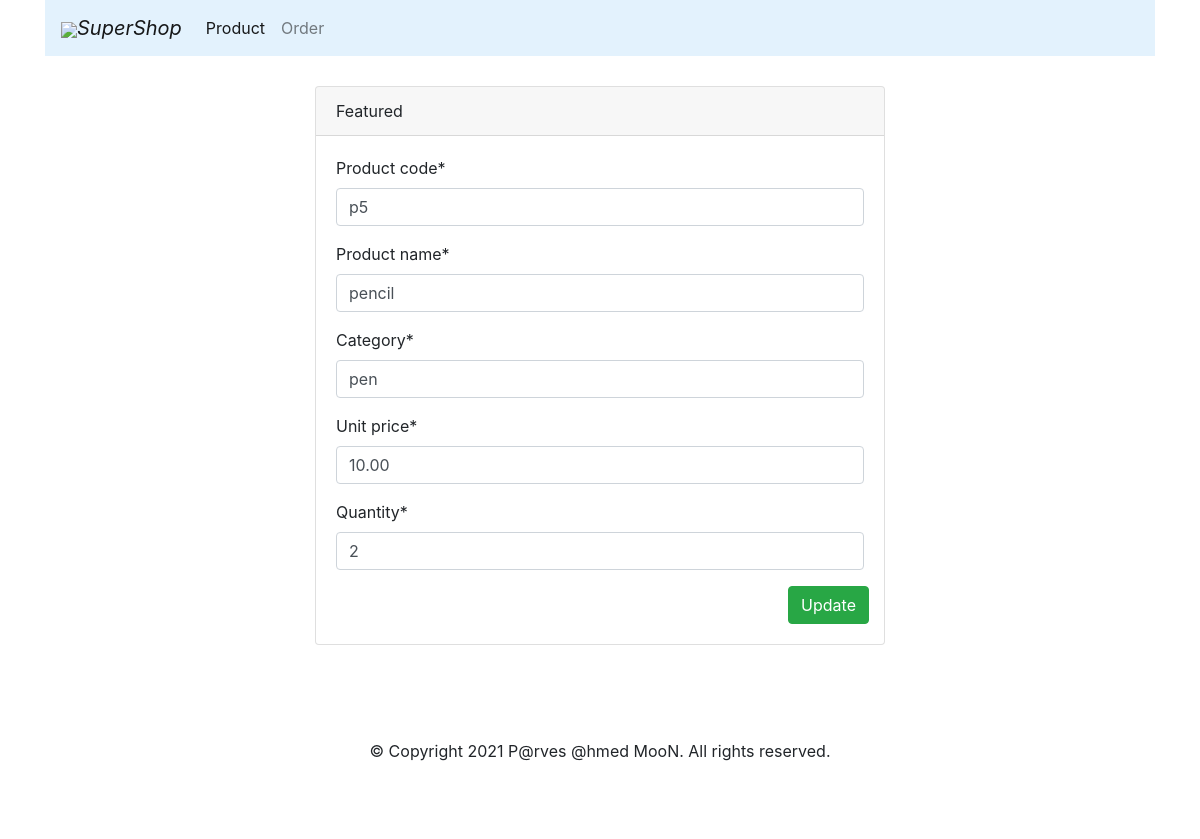
Page /product/product_update/4/ on the earlier database version.
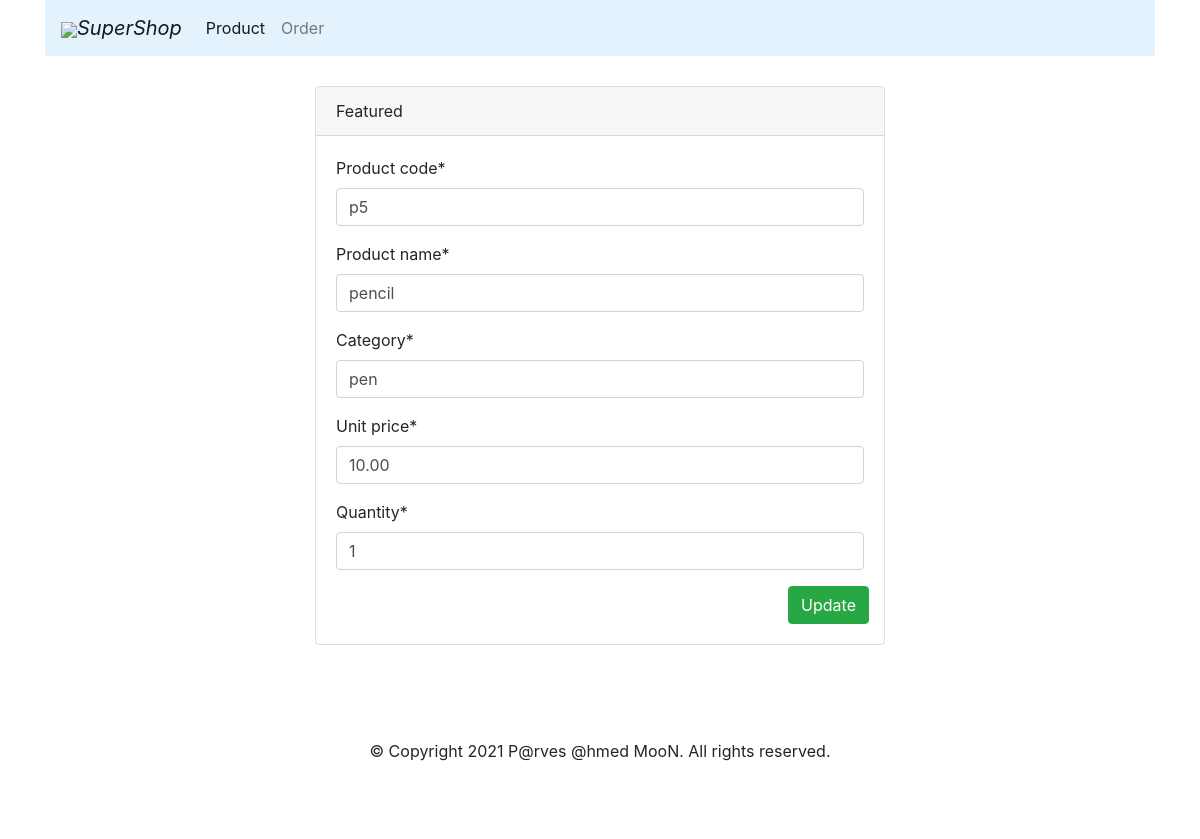
Same page on the later database version.
### products/models.py (models this page shows)
class Product(models.Model):
    product_code = models.CharField(max_length=10, unique=True)
    product_name = models.CharField(max_length=100, unique=True)
    category = models.CharField(max_length=100)
    unit_price = models.DecimalField(decimal_places=2, max_digits=10)
    quantity = models.IntegerField(default=1)
    created_at = models.DateTimeField(auto_now_add=True)
    updated_at = models.DateTimeField(auto_now=True)

### products/views.py (the view)
# urls.py: path('product/product_update/<int:id>/', views.product_update, name='product_update'),
def product_update(request, id=None):
    product = get_object_or_404(Product, pk=id)
    print(product)
    if request.method == 'POST':
        product_form = ProductForm(request.POST, instance=product)
        if product_form.is_valid():
            product_save = product_form.save()
            print('update', product_save.product_name)
            return HttpResponseRedirect(reverse('product_list'))
        return render(request, 'product/product_update.html', {'product_form': product_form})
    else:
        product_form = ProductForm(instance=product)
        return render(request, 'product/product_update.html', {'product_form': product_form})

### products/forms.py
class ProductForm(forms.ModelForm):
    class Meta:
        model = Product
        fields = '__all__'

### templates/product/product_update.html (shortened to what this page needs)
{% extends 'base.html' %}
{% load crispy_forms_tags %}
{% block content %}
    <div class="container col-md-6">
        <div class="card">
            <div class="card-header">
                Featured
            </div>
            <div class="card-body">
                <form id="form" method="POST">
                     {{ product_form|crispy }}
                    <div class="form-row float-right">
                        <button class="btn btn-success float-right" type="submit">Update</button>
                    </div>
                </form>
            </div>
        </div>
    </div><br>
{% endblock content %}

Differences in the rows shown:
changed Product "pencil": quantity "2" → "1"
